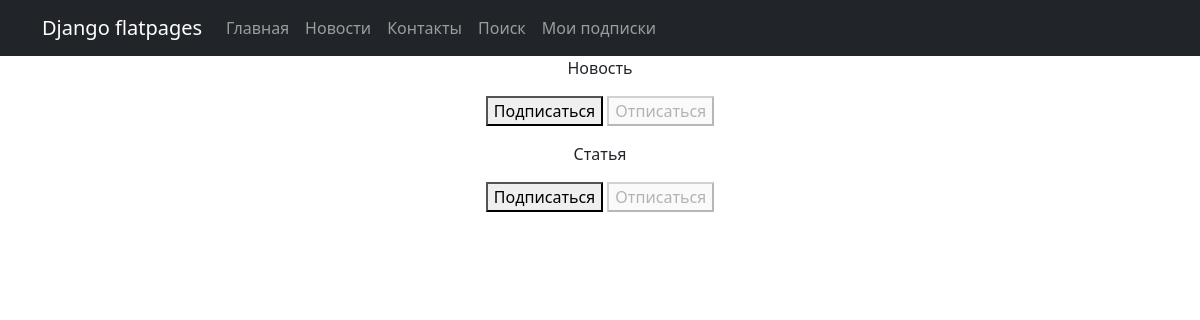
The app's page /news/subscriptions/ (signed in), older data.
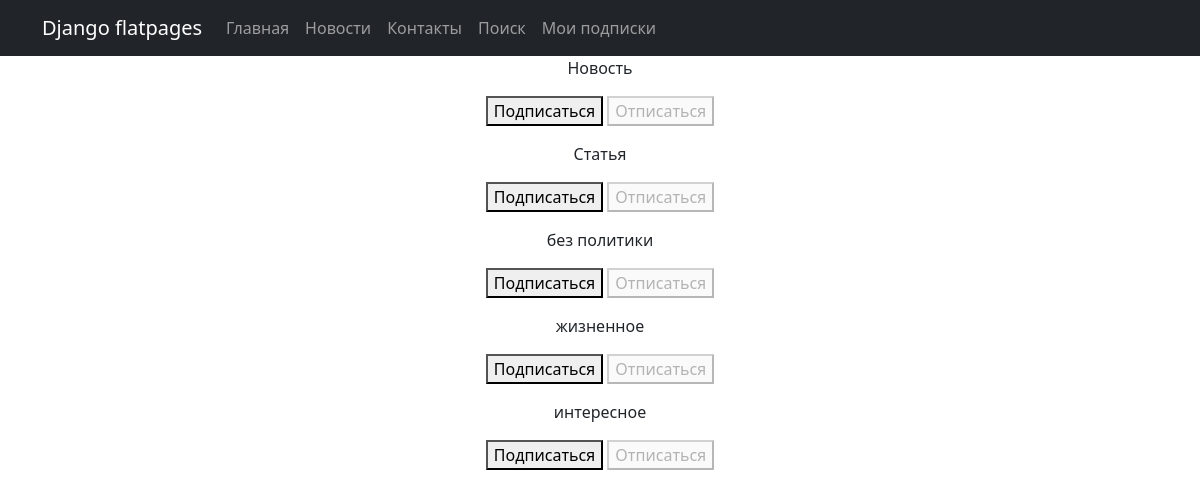
The same page, newer data.
### news/models.py (models this page shows, shortened)
class Category(models.Model):
    name = models.CharField(max_length=64, unique=True)

### news/views.py (the view, shortened to what this page needs)
# urls.py: path('subscriptions/', subscriptions, name='subscriptions'),
@login_required
@csrf_protect
def subscriptions(request):
    categories_with_subscriptions = Category.objects.annotate(
        user_subscribed=Exists(
            Subscription.objects.filter(
                user=request.user,
                category=OuterRef('pk'),
            )
        )
    ).order_by('name')
    return render(
        request,
        'subscriptions.html',
        {'categories': categories_with_subscriptions},
    )

### templates/subscriptions.html (shortened to what this page needs)
{% extends 'flatpages/default.html' %}
{% block content %}
    {% for category in categories  %}
        <p>
            {{ category.name }}
            <form method="post">
                {% if category.user_subscribed %}
                    <button disabled>Подписаться</button>
                    <button name="action" value="unsubscribe">Отписаться</button>
                {% else %}
                    <button name="action" value="subscribe">Подписаться</button>
                    <button disabled>Отписаться</button>
                {% endif %}
            </form>
        </p>
    {% endfor %}
{% endblock content %}

Row changes from the older to the newer data that the page shows:
added Category: name "без политики", shows "Подписаться"
added Category: name "жизненное", shows "Подписаться"
added Category: name "интересное", shows "Подписаться"
